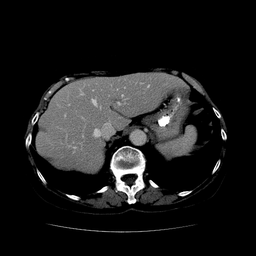
#> input picture Lectures Scripts/Volume Slices/Volume Slice 65.bmp, 256 x 256 px, shrunk from 512 x 512 before the run
$ python '[19] GLSZM Features for 3D.py'
#> lines starting #> are read from the running program, lines starting #| are printed output that depends on the picture; long printed decimals are rounded
# Author: Hossam Magdy Balaha
# Date: June 13th, 2024
# Permissions and Citation: Refer to the README file.

import cv2, sys
import numpy as np

# To avoid RecursionError in large images.
# Default recursion limit is 1000.
sys.setrecursionlimit(10 ** 6)


def ReadVolume(caseImgPaths, caseSegPaths):
  volumeCropped = []

  for i in range(len(caseImgPaths)):
    # Load the images.
    caseImg = cv2.imread(caseImgPaths[i], cv2.IMREAD_GRAYSCALE)
#> caseImg is the input picture: shape (256, 256); min 0, max 255, mean 27.6
    caseSeg = cv2.imread(caseSegPaths[i], cv2.IMREAD_GRAYSCALE)
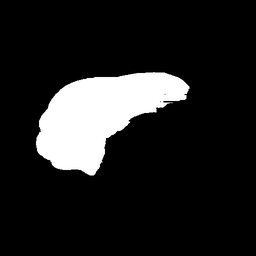
#> input picture Lectures Scripts/Segmentation Slices/Segmentation Slice 65.bmp, 256 x 256 px, shrunk from 512 x 512 before the run
#> caseSeg is the input picture: shape (256, 256); min 0, max 255, mean 33.4

    # Extract the ROI.
    roi = cv2.bitwise_and(caseImg, caseSeg)
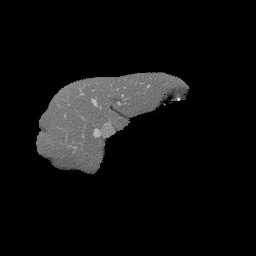
#> roi: shape (256, 256); min 0, max 255, mean 15.4

    # Crop the ROI.
    x, y, w, h = cv2.boundingRect(roi)
#> x = 34; y = 69; w = 158; h = 106
    cropped = roi[y:y + h, x:x + w]
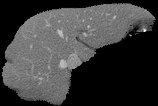
#> cropped: shape (106, 158); min 0, max 255, mean 60.1

    volumeCropped.append(cropped)
#> pass 2 of the loop in ReadVolume, `for i in range(len(caseImgPaths)):`:
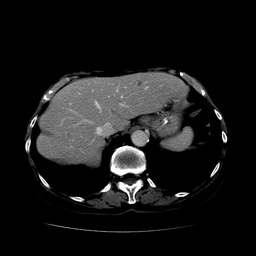
#> input picture Lectures Scripts/Volume Slices/Volume Slice 66.bmp, 256 x 256 px, shrunk from 512 x 512 before the run
#> in ReadVolume, caseImg is the input picture: shape (256, 256); min 0, max 255, mean 25
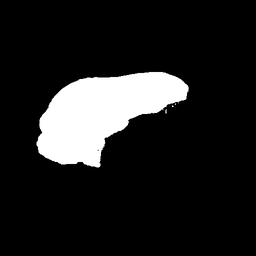
#> input picture Lectures Scripts/Segmentation Slices/Segmentation Slice 66.bmp, 256 x 256 px, shrunk from 512 x 512 before the run
#> in ReadVolume, caseSeg is the input picture: shape (256, 256); min 0, max 255, mean 32
#> x = 35; w = 156; h = 100
#> in ReadVolume, `cropped = roi[y:y + h, x:x + w]`:
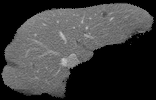
#> cropped: shape (100, 156); min 0, max 201, mean 60.7
#> pass 3 of the loop in ReadVolume, `for i in range(len(caseImgPaths)):`:
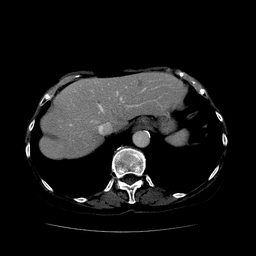
#> input picture Lectures Scripts/Volume Slices/Volume Slice 67.bmp, 256 x 256 px, shrunk from 512 x 512 before the run
#> in ReadVolume, caseImg is the input picture: shape (256, 256); min 0, max 255, mean 23.2
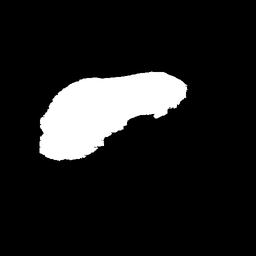
#> input picture Lectures Scripts/Segmentation Slices/Segmentation Slice 67.bmp, 256 x 256 px, shrunk from 512 x 512 before the run
#> in ReadVolume, caseSeg is the input picture: shape (256, 256); min 0, max 255, mean 30.4
#> x = 37; w = 153; h = 93
#> in ReadVolume, `cropped = roi[y:y + h, x:x + w]`:
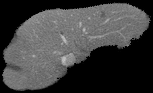
#> cropped: shape (93, 153); min 0, max 194, mean 63.4

  maxWidth = np.max([cropped.shape[1] for cropped in volumeCropped])
#> maxWidth = 158
  maxHeight = np.max([cropped.shape[0] for cropped in volumeCropped])
#> maxHeight = 106

  for i in range(len(volumeCropped)):
    # Calculate the padding size.
    deltaWidth = maxWidth - volumeCropped[i].shape[1]
    deltaHeight = maxHeight - volumeCropped[i].shape[0]

    # Add padding to the cropped image and place the image in the center.
    padded = cv2.copyMakeBorder(
      volumeCropped[i],  # Image to pad.
      deltaHeight // 2,  # Top padding.
      deltaHeight - deltaHeight // 2,  # Bottom padding.
      deltaWidth // 2,  # Left padding.
      deltaWidth - deltaWidth // 2,  # Right padding.
      cv2.BORDER_CONSTANT,  # Padding type.
      value=0  # Padding value.
    )

    volumeCropped[i] = padded.copy()
#> this loop made 3 passes
#> (deltaWidth, deltaHeight) on passes 1 to 3: (0, 0), (2, 6), (5, 13)
#> pass 2, in ReadVolume, `padded = cv2.copyMakeBorder( volumeCropped[i],`:
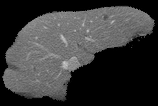
#> padded: shape (106, 158); min 0, max 201, mean 56.6
#> pass 3, in ReadVolume, `padded = cv2.copyMakeBorder( volumeCropped[i],`:
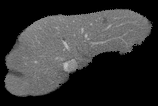
#> padded: shape (106, 158); min 0, max 194, mean 53.9
#> after the loop, volumeCropped = 3 items

  volumeCropped = np.array(volumeCropped)

  return volumeCropped


def FindConnected3DRegions(volume, connectivity=6):
  def FindConnected3DRegionsHelper(i, j, k, currentPixel, region, seenMatrix, connectivity=6):
    if (
      (i < 0) or
      (i >= volume.shape[0]) or
      (j < 0) or
      (j >= volume.shape[1]) or
      (k < 0) or
      (k >= volume.shape[2]) or
      (volume[i, j, k] != currentPixel) or
      ((i, j, k) in region)
    ):
      return

    region.add((i, j, k))
    seenMatrix[i, j, k] = 1

    FindConnected3DRegionsHelper(i - 1, j, k, currentPixel, region, seenMatrix, connectivity)
    FindConnected3DRegionsHelper(i, j - 1, k, currentPixel, region, seenMatrix, connectivity)
    FindConnected3DRegionsHelper(i, j, k - 1, currentPixel, region, seenMatrix, connectivity)
    FindConnected3DRegionsHelper(i + 1, j, k, currentPixel, region, seenMatrix, connectivity)
    FindConnected3DRegionsHelper(i, j + 1, k, currentPixel, region, seenMatrix, connectivity)
    FindConnected3DRegionsHelper(i, j, k + 1, currentPixel, region, seenMatrix, connectivity)

    if (connectivity == 26):
      FindConnected3DRegionsHelper(i - 1, j - 1, k, currentPixel, region, seenMatrix, connectivity)
      FindConnected3DRegionsHelper(i - 1, j, k - 1, currentPixel, region, seenMatrix, connectivity)
      FindConnected3DRegionsHelper(i, j - 1, k - 1, currentPixel, region, seenMatrix, connectivity)
      FindConnected3DRegionsHelper(i - 1, j + 1, k, currentPixel, region, seenMatrix, connectivity)
      FindConnected3DRegionsHelper(i - 1, j, k + 1, currentPixel, region, seenMatrix, connectivity)
      FindConnected3DRegionsHelper(i, j - 1, k + 1, currentPixel, region, seenMatrix, connectivity)
      FindConnected3DRegionsHelper(i + 1, j - 1, k, currentPixel, region, seenMatrix, connectivity)
      FindConnected3DRegionsHelper(i + 1, j, k - 1, currentPixel, region, seenMatrix, connectivity)
      FindConnected3DRegionsHelper(i, j + 1, k - 1, currentPixel, region, seenMatrix, connectivity)
      FindConnected3DRegionsHelper(i + 1, j + 1, k, currentPixel, region, seenMatrix, connectivity)
      FindConnected3DRegionsHelper(i + 1, j, k + 1, currentPixel, region, seenMatrix, connectivity)
      FindConnected3DRegionsHelper(i, j + 1, k + 1, currentPixel, region, seenMatrix, connectivity)

  seenMatrix = np.zeros(volume.shape)

  regions = {}
  for i in range(volume.shape[0]):
    for j in range(volume.shape[1]):
      for k in range(volume.shape[2]):
        if (seenMatrix[i, j, k]):
          continue

        currentPixel = volume[i, j, k]

        if (currentPixel not in regions):
          regions[currentPixel] = []

        region = set()
        FindConnected3DRegionsHelper(i, j, k, currentPixel, region, seenMatrix, connectivity)

        if (len(region) > 0):
          regions[currentPixel].append(region)

  return regions


def CalculateGLSZM3DSizeZoneMatrix3D(volume, connectivity=6, isNorm=True, ignoreZeros=True):
#> called with volume = array of shape (3, 106, 158), connectivity = 6, isNorm = True, ignoreZeros = True
  szDict = FindConnected3DRegions(volume, connectivity=connectivity)
#> after the loop in FindConnected3DRegions, `for i in range(volume.shape[0]):`: regions = 202 items
#> szDict = 202 items

  N = np.max(volume) + 1
#> N = 256
  Z = np.max([
    len(zone)
    for zones in szDict.values()
    for zone in zones
  ])
#> Z = 24504

  szMatrix = np.zeros((N, Z))

  for pixel, zones in szDict.items():
    for zone in zones:

      # Ignore zeros if needed.
      if (ignoreZeros and (pixel == 0)):
        continue

      szMatrix[pixel, len(zone) - 1] += 1
#> this loop made 202 passes
#> pixel on passes 1 to 3: 0, 1, 5

  if (isNorm):
    # Normalize the size-zone matrix.
    szMatrix = szMatrix / (np.sum(szMatrix) + 1e-6)

  return szMatrix, szDict, N, Z


def CalculateGLSZMFeatures(szMatrix, volume, N, Z):
  # Adding 1e-10 to avoid division by zero nor log(0).

  szN = np.sum(szMatrix)

  # Small Zone Emphasis.
  sze = np.sum(
    szMatrix / (np.arange(1, Z + 1) ** 2 + 1e-10),
  ).sum() / szN

  # Large Zone Emphasis.
  lze = np.sum(
    szMatrix * (np.arange(1, Z + 1) ** 2),
  ).sum() / szN

  # Gray Level Non-Uniformity.
  gln = np.sum(
    np.sum(szMatrix, axis=1) ** 2,  # Sum of each row.
  ) / szN

  # Zone Size Non-Uniformity.
  zsn = np.sum(
    np.sum(szMatrix, axis=0) ** 2,  # Sum of each column.
  ) / szN

  # Zone Percentage.
  zp = szN / np.prod(volume.shape)

  # Gray Level Variance.
  glv = np.sum(
    (np.arange(N) ** 2) * np.sum(szMatrix, axis=1),
  ) - (np.sum(
    (np.arange(N) * np.sum(szMatrix, axis=1)),
  ) ** 2)

  # Zone Size Variance.
  zsv = np.sum(
    (np.arange(Z) ** 2) * np.sum(szMatrix, axis=0),
  ) - (np.sum(
    (np.arange(Z) * np.sum(szMatrix, axis=0)),
  ) ** 2)

  # Zone Size Entropy.
  zse = -np.sum(
    (np.sum(szMatrix, axis=0) / szN) * np.log(np.sum(szMatrix, axis=0) / szN + 1e-10),
  )

  # Low Gray Level Zone Emphasis.
  lgze = np.sum(
    szMatrix / (np.arange(1, N + 1)[:, None] ** 2 + 1e-10),
  ).sum() / szN

  # High Gray Level Zone Emphasis.
  hgze = np.sum(
    szMatrix * (np.arange(1, N + 1)[:, None] ** 2),
  ).sum() / szN

  # Small Zone Low Gray Level Emphasis.
  szlge = np.sum(
    szMatrix / ((np.arange(1, Z + 1) ** 2) * (np.arange(1, N + 1)[:, None] ** 2) + 1e-10),
  ).sum() / szN

  # Small Zone High Gray Level Emphasis.
  szhge = np.sum(
    szMatrix * (np.arange(1, N + 1)[:, None] ** 2) / (np.arange(1, Z + 1) ** 2 + 1e-10),
  ).sum() / szN

  # Large Zone Low Gray Level Emphasis.
  lzgle = np.sum(
    szMatrix * (np.arange(1, Z + 1) ** 2) / (np.arange(1, N + 1)[:, None] ** 2),
  ).sum() / szN

  # Large Zone High Gray Level Emphasis.
  lzhge = np.sum(
    szMatrix * (np.arange(1, Z + 1) ** 2) * (np.arange(1, N + 1)[:, None] ** 2),
  ).sum() / szN

  return {
    "Small Zone Emphasis"                : sze,
    "Large Zone Emphasis"                : lze,
    "Gray Level Non-Uniformity"          : gln,
    "Zone Size Non-Uniformity"           : zsn,
    "Zone Percentage"                    : zp,
    "Gray Level Variance"                : glv,
    "Zone Size Variance"                 : zsv,
    "Zone Size Entropy"                  : zse,
    "Low Gray Level Zone Emphasis"       : lgze,
    "High Gray Level Zone Emphasis"      : hgze,
    "Small Zone Low Gray Level Emphasis" : szlge,
    "Small Zone High Gray Level Emphasis": szhge,
    "Large Zone Low Gray Level Emphasis" : lzgle,
    "Large Zone High Gray Level Emphasis": lzhge,
  }


caseImgPaths = [
  r"Volume Slices/Volume Slice 65.bmp",
  r"Volume Slices/Volume Slice 66.bmp",
  r"Volume Slices/Volume Slice 67.bmp",

]
caseSegPaths = [
  r"Segmentation Slices/Segmentation Slice 65.bmp",
  r"Segmentation Slices/Segmentation Slice 66.bmp",
  r"Segmentation Slices/Segmentation Slice 67.bmp",
]

volumeCropped = ReadVolume(caseImgPaths, caseSegPaths)

connectivity = 6

szMatrix, szDict, N, Z = CalculateGLSZM3DSizeZoneMatrix3D(volumeCropped, connectivity=connectivity)
#> szDict = 202 items; N = 256; Z = 24504
features = CalculateGLSZMFeatures(szMatrix, volumeCropped, N, Z)
#> in CalculateGLSZMFeatures, `szN = np.sum(szMatrix)`: szN = 1
#> in CalculateGLSZMFeatures, `sze = np.sum( szMatrix / (np.arange(1, Z + 1) ** 2 + 1e-10), ).sum() /..`: sze = 0.929
#> in CalculateGLSZMFeatures, `lze = np.sum( szMatrix * (np.arange(1, Z + 1) ** 2), ).sum() / szN`: lze = 1.38
#> in CalculateGLSZMFeatures, `gln = np.sum( np.sum(szMatrix, axis=1) ** 2,`: gln = 0.0199
#> in CalculateGLSZMFeatures, `zsn = np.sum( np.sum(szMatrix, axis=0) ** 2,`: zsn = 0.83
#> in CalculateGLSZMFeatures, `zp = szN / np.prod(volume.shape)`: zp = 1.99e-05
#> in CalculateGLSZMFeatures, `glv = np.sum( (np.arange(N) ** 2) * np.sum(szMatrix, axis=1), ) - (np...`: glv = 838.2
#> in CalculateGLSZMFeatures, `zsv = np.sum( (np.arange(Z) ** 2) * np.sum(szMatrix, axis=0), ) - (np...`: zsv = 0.143
#> in CalculateGLSZMFeatures, `zse = -np.sum( (np.sum(szMatrix, axis=0) / szN) * np.log(np.sum(szMatr..`: zse = 0.357
#> in CalculateGLSZMFeatures, `lgze = np.sum( szMatrix / (np.arange(1, N + 1)[:, None] ** 2 + 1e-10),..`: lgze = 0.00421
#> in CalculateGLSZMFeatures, `hgze = np.sum( szMatrix * (np.arange(1, N + 1)[:, None] ** 2), ).sum()..`: hgze = 13414.7
#> in CalculateGLSZMFeatures, `szlge = np.sum( szMatrix / ((np.arange(1, Z + 1) ** 2) * (np.arange(1,..`: szlge = 0.0037
#> in CalculateGLSZMFeatures, `szhge = np.sum( szMatrix * (np.arange(1, N + 1)[:, None] ** 2) / (np.a..`: szhge = 12455.2
#> in CalculateGLSZMFeatures, `lzgle = np.sum( szMatrix * (np.arange(1, Z + 1) ** 2) / (np.arange(1, ..`: lzgle = 0.00828
#> in CalculateGLSZMFeatures, `lzhge = np.sum( szMatrix * (np.arange(1, Z + 1) ** 2) * (np.arange(1, ..`: lzhge = 18402.4
#> features = 14 items

# Print the GLSZM features.
for key in features:
  print(key, ":", features[key])
#> this loop made 14 passes
#> key on passes 1 to 12: 'Small Zone Emphasis', 'Large Zone Emphasis', 'Gray Level Non-Uniformity', 'Zone Size Non-Uniformity', 'Zone Percentage', 'Gray Level Variance', 'Zone Size Variance', 'Zone Size Entropy', 'Low Gray Level Zone Emphasis', 'High Gray Level Zone Emphasis', 'Small Zone Low Gray Level Emphasis', 'Small Zone High Gray Level Emphasis'
#| Small Zone Emphasis : 0.9286
#| Large Zone Emphasis : 1.377
#| Gray Level Non-Uniformity : 0.01987
#| Zone Size Non-Uniformity : 0.8302
#| Zone Percentage : 1.9902873974142125e-05
#| Gray Level Variance : 838.152
#| Zone Size Variance : 0.1435
#| Zone Size Entropy : 0.357
#> (further printed lines are left out)
